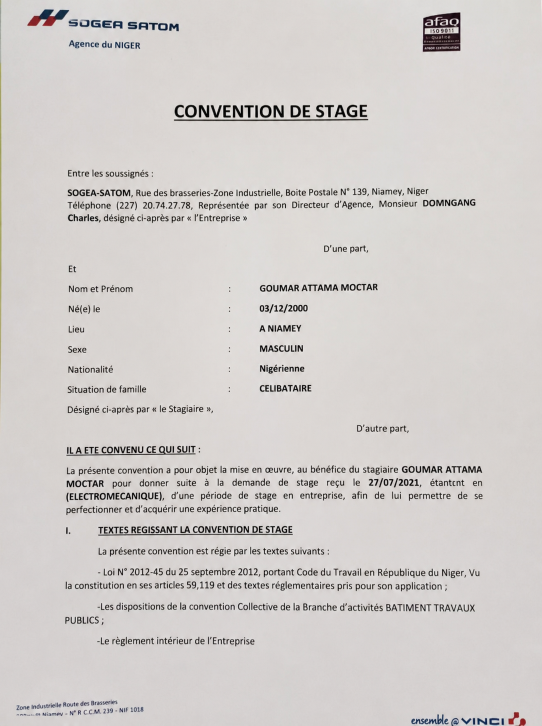
#> input picture assets/attestation.png, 1084 x 1451 px (shown at 1/2 size)
$ python optimize_media.py
#> lines starting #> are read from the running program, lines starting #| are printed output that depends on the picture
from __future__ import annotations

import re
import shutil
import subprocess
from pathlib import Path
from urllib.parse import unquote

from PIL import Image


ROOT = Path(__file__).resolve().parents[1]
ASSETS = ROOT / "assets"
INDEX = ROOT / "index.html"
POSTERS = ASSETS / "posters"
FFMPEG = shutil.which("ffmpeg") or "ffmpeg"


def safe_stem(source: str) -> str:
    stem = Path(unquote(source)).stem.lower()
    return re.sub(r"[^a-z0-9]+", "-", stem).strip("-") or "video"


def convert_image(source: Path, target: Path, *, quality: int, max_width: int | None = None) -> None:
#> called with quality = 90
    with Image.open(source) as image:
#> image is the input picture: PIL image 1084x1451 RGB; mean R, G, B 209.1, 205, 202.8
        image = image.convert("RGB")
        if max_width and image.width > max_width:
            height = round(image.height * max_width / image.width)
            image = image.resize((max_width, height), Image.Resampling.LANCZOS)
        target.parent.mkdir(parents=True, exist_ok=True)
        image.save(target, "WEBP", quality=quality, method=6)


def make_poster(source: Path, target: Path) -> None:
    target.parent.mkdir(parents=True, exist_ok=True)
    frame = target.with_suffix(".png")
    subprocess.run(
        [str(FFMPEG), "-y", "-ss", "0", "-i", str(source), "-frames:v", "1", "-vf", "scale='min(1280,iw)':-2", str(frame)],
        check=True,
        stdout=subprocess.DEVNULL,
        stderr=subprocess.DEVNULL,
    )
    with Image.open(frame) as image:
        image.convert("RGB").save(target, "WEBP", quality=85, method=6)
    frame.unlink(missing_ok=True)


def main() -> None:
    convert_image(ASSETS / "attestation.png", ASSETS / "attestation.webp", quality=90)
    convert_image(ASSETS / "images" / "projet-energy.jpg", ASSETS / "images" / "projet-energy.webp", quality=88)
#> call 2 of convert_image, with quality = 88
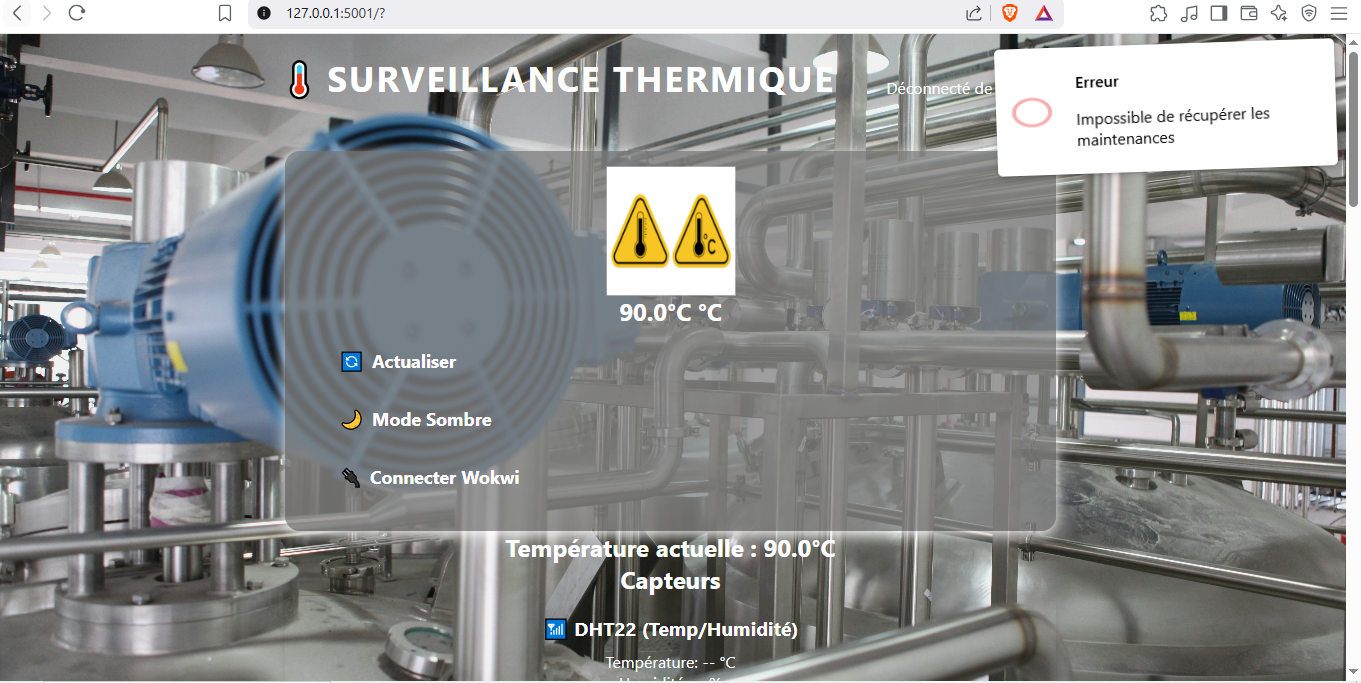
#> input picture assets/images/projet-energy.jpg, 1361 x 683 px
#> in convert_image, image is the input picture: PIL image 1361x683 RGBA; mean R, G, B, A 139.7, 141.7, 141.9, 255
    convert_image(ASSETS / "heliantha.jpg", ASSETS / "heliantha.webp", quality=85, max_width=1200)
#> call 3 of convert_image, with quality = 85, max_width = 1200
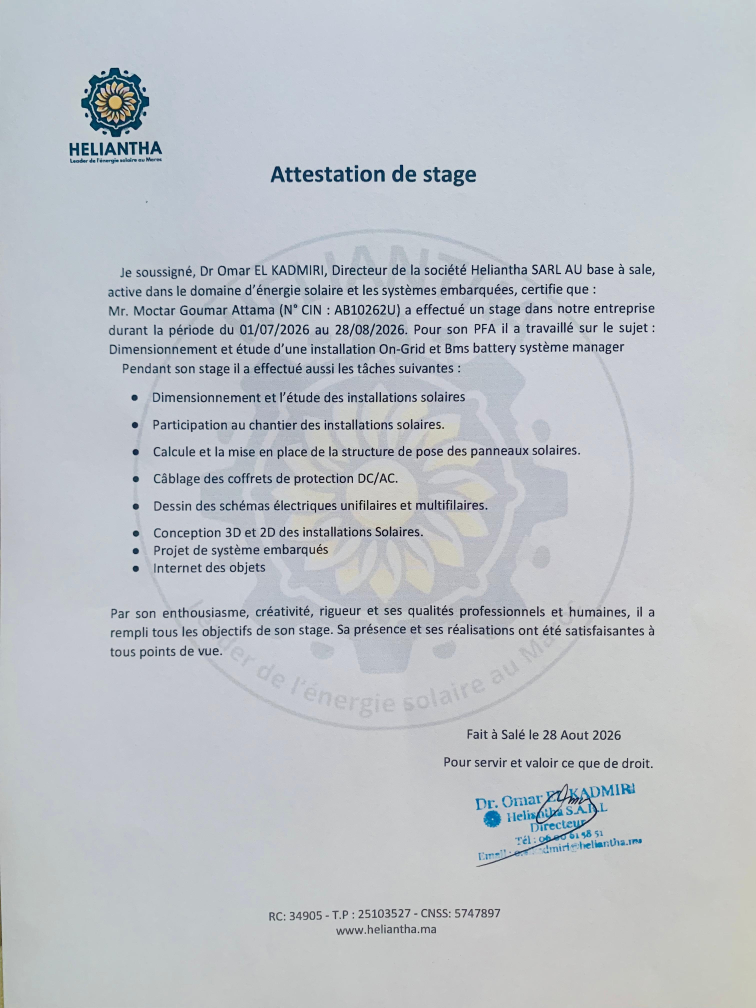
#> input picture assets/heliantha.jpg, 3024 x 4032 px (shown at 1/4 size)
#> in convert_image, image is the input picture: PIL image 3024x4032 RGB; mean R, G, B 188.8, 193.4, 199.2

#> (the run stopped early here; a loop or call above may not have finished)
